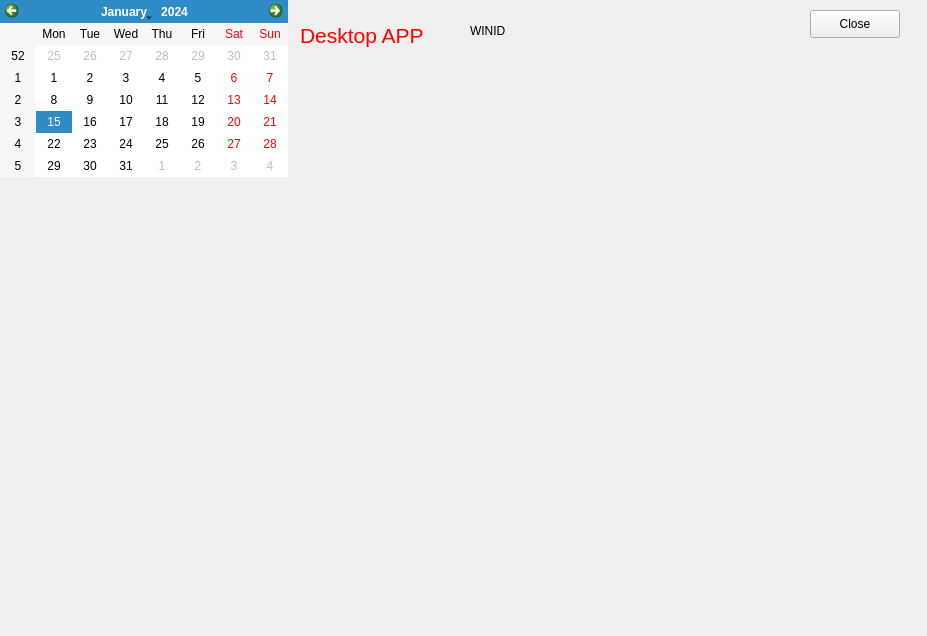
<?xml version="1.0" encoding="UTF-8"?>
<ui version="4.0">
 <class>DesktopApp</class>
 <widget class="QMainWindow" name="DesktopApp">
  <property name="geometry">
   <rect>
    <x>0</x>
    <y>0</y>
    <width>927</width>
    <height>636</height>
   </rect>
  </property>
  <property name="windowTitle">
   <string>DesktopApp</string>
  </property>
  <widget class="QWidget" name="centralWidget">
   <widget class="QLabel" name="label">
    <property name="geometry">
     <rect>
      <x>300</x>
      <y>10</y>
      <width>151</width>
      <height>51</height>
     </rect>
    </property>
    <property name="text">
     <string>&lt;!DOCTYPE HTML PUBLIC &quot;-//W3C//DTD HTML 4.0//EN&quot; &quot;http://www.w3.org/TR/REC-html40/strict.dtd&quot;&gt;
&lt;html&gt;&lt;head&gt;&lt;meta name=&quot;qrichtext&quot; content=&quot;1&quot; /&gt;&lt;style type=&quot;text/css&quot;&gt;
p, li { white-space: pre-wrap; }
&lt;/style&gt;&lt;/head&gt;&lt;body style=&quot; font-family:'Sans Serif'; font-size:10pt; font-weight:400; font-style:normal;&quot;&gt;
&lt;p style=&quot; margin-top:0px; margin-bottom:0px; margin-left:0px; margin-right:0px; -qt-block-indent:0; text-indent:0px;&quot;&gt;&lt;span style=&quot; font-size:16pt; color:#ff0000;&quot;&gt;Desktop APP&lt;/span&gt;&lt;/p&gt;&lt;/body&gt;&lt;/html&gt;</string>
    </property>
   </widget>
   <widget class="QLabel" name="label_winid">
    <property name="geometry">
     <rect>
      <x>470</x>
      <y>10</y>
      <width>421</width>
      <height>41</height>
     </rect>
    </property>
    <property name="text">
     <string>WINID</string>
    </property>
   </widget>
   <widget class="QPushButton" name="pushButton">
    <property name="geometry">
     <rect>
      <x>810</x>
      <y>10</y>
      <width>90</width>
      <height>28</height>
     </rect>
    </property>
    <property name="text">
     <string>Close</string>
    </property>
   </widget>
   <widget class="QCalendarWidget" name="calendarWidget">
    <property name="geometry">
     <rect>
      <x>0</x>
      <y>0</y>
      <width>288</width>
      <height>177</height>
     </rect>
    </property>
    <property name="whatsThis">
     <string>States</string>
    </property>
   </widget>
  </widget>
 </widget>
 <layoutdefault spacing="6" margin="11"/>
 <resources/>
 <connections/>
</ui>
